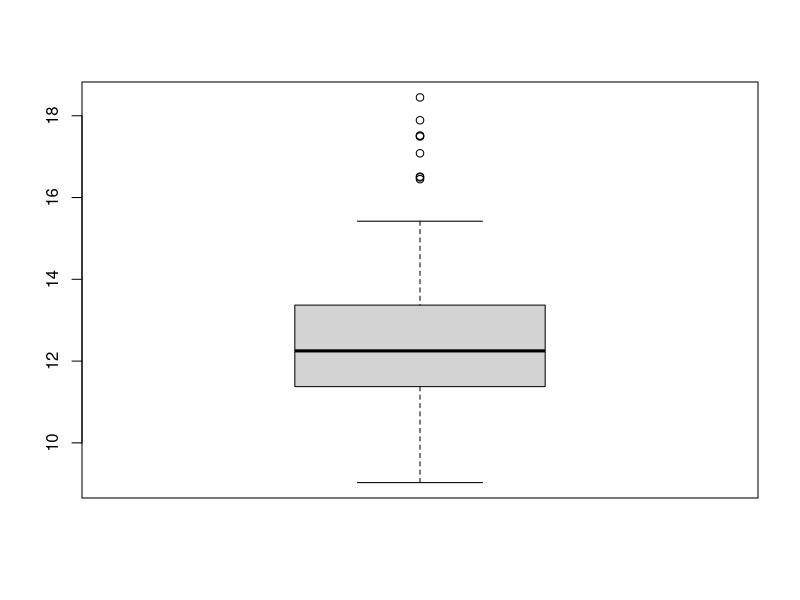
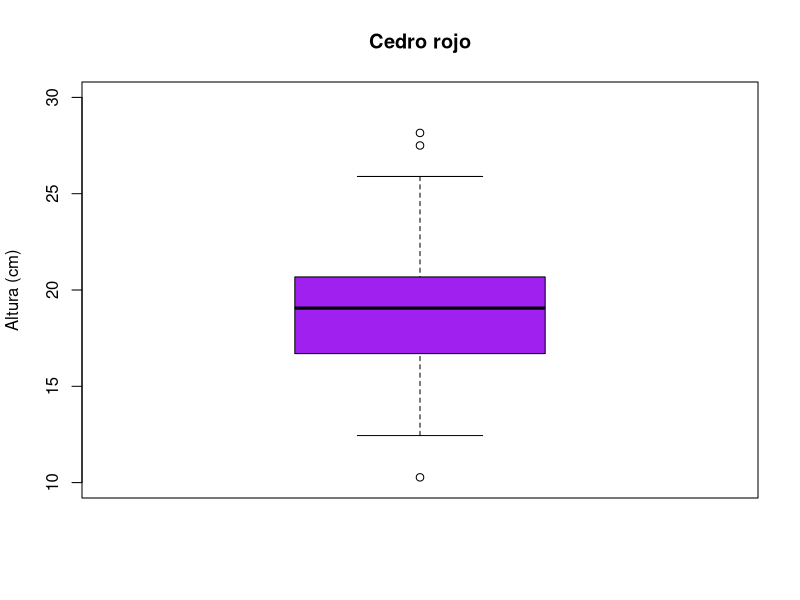
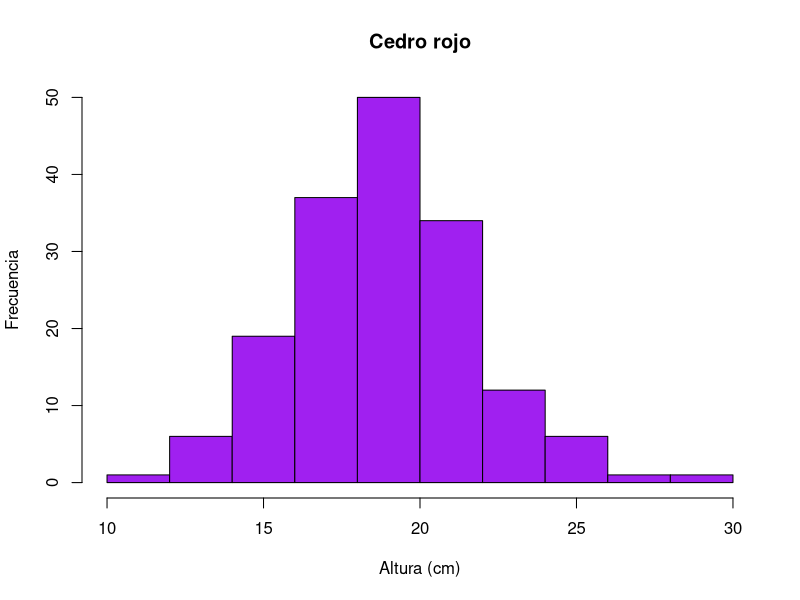

Write R code to recreate these figures, in order.
# Andy Abril Ramos Villa
29/04/2024
2026333


# Importar datos ----------------------------------------------------------

# Utilizar función read.csv sirve para importar datos 

cc <- read.csv("Cedro.csv", header = TRUE)

# Revisión datos ----------------------------------------------------------

mean(cc$diametro)
mean(cc$altura)
mean(cc$diametro); median(cc$diametro)


sd(cc$diametro); sd(cc$altura)
range(cc$diametro)

fivenum(cc$diametro)


# Representación gráfica --------------------------------------------------

boxplot(cc$diametro)

boxplot(cc$altura, col = "purple",
        ylim=c(10,30), ylab = "Altura (cm)",
        main= "Cedro rojo")

hist(cc$altura, xlab = "Altura (cm)",
     main = "Cedro rojo",
     ylab = "Frecuencia",
     col = "purple")

stem(cc$altura)

